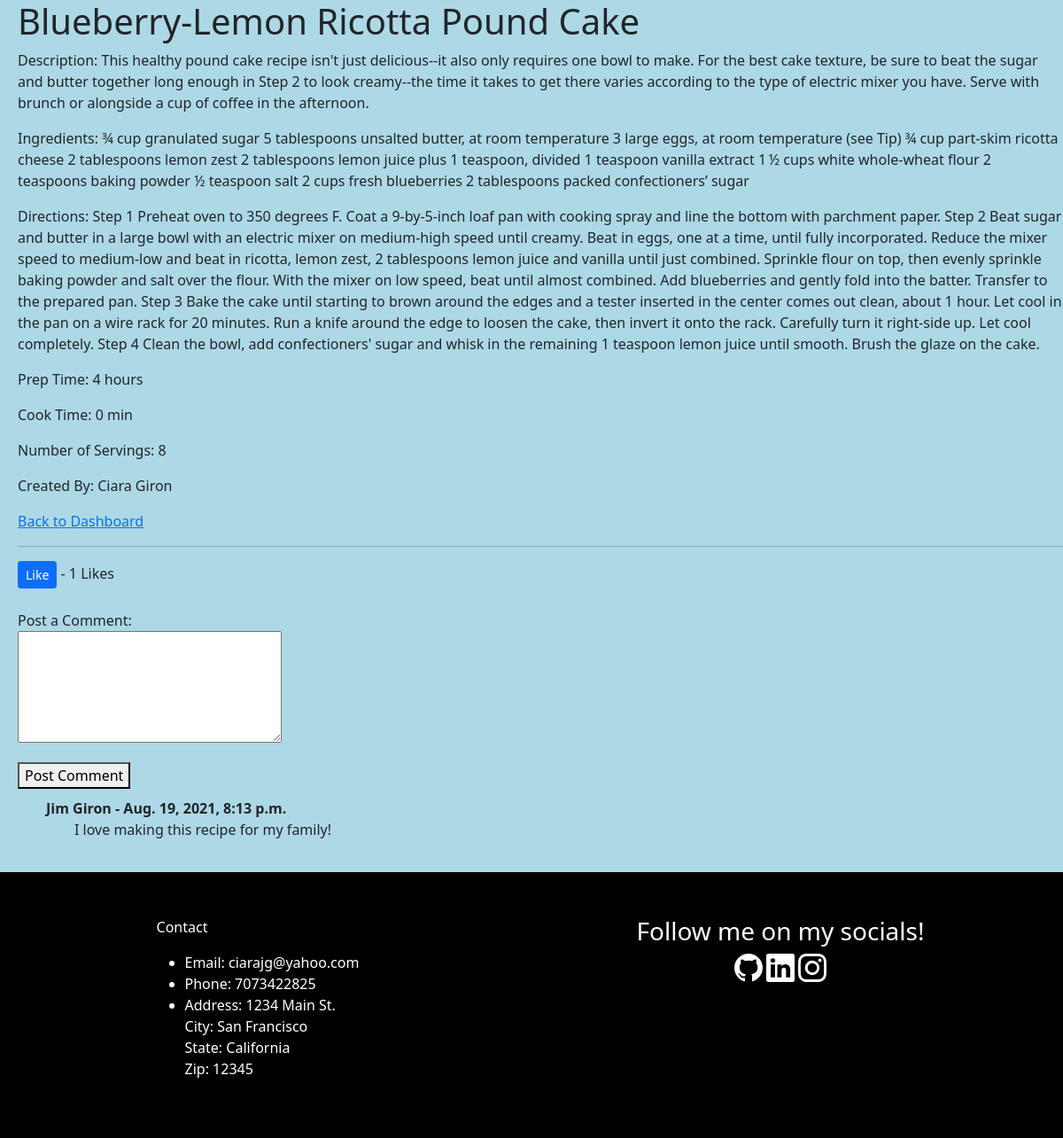
The page /recipes/11 (signed in) on the database its author committed.
### main_app/models.py (models this page shows)
class Recipe(models.Model):
    user = models.ForeignKey(User, related_name="recipes", on_delete=models.CASCADE)
    followers = models.ManyToManyField(User, related_name="recipes_followed")
    recipe_title = models.CharField(max_length=255)
    description = models.TextField()
    ingredients = models.TextField()
    directions = models.TextField()
    prep_time = models.CharField(max_length=255)
    cook_time = models.CharField(max_length=255)
    num_of_servings = models.IntegerField()
    likes = models.ManyToManyField(User, related_name="recipes_liked")
    created_at = models.DateTimeField(auto_now_add=True)
    updated_at = models.DateTimeField(auto_now=True)
    objects = RecipeManager()
    def total_likes(self):
        return self.likes.count()

class User(models.Model):
    first_name = models.CharField(max_length=255)
    last_name = models.CharField(max_length=255)
    email = models.CharField(max_length=255)
    password = models.CharField(max_length=255)
    created_at = models.DateTimeField(auto_now_add=True)
    updated_at = models.DateTimeField(auto_now=True)
    objects = UserManager()

class Comment(models.Model):
    user = models.ForeignKey(User, related_name="comments", on_delete=models.CASCADE)
    recipe = models.ForeignKey(Recipe, related_name="recipe_comments", on_delete=models.CASCADE)
    text = models.TextField()
    created_at = models.DateTimeField(auto_now_add=True)
    updated_at = models.DateTimeField(auto_now=True)
    objects = CommentManager()

### main_app/views.py (the view)
# urls.py: path('recipes/<int:recipe_id>', views.display_recipe),
def display_recipe(request, recipe_id):
    stuff = get_object_or_404(Recipe, id=recipe_id)
    total_likes = stuff.total_likes()
    context = {
        'recipe': Recipe.objects.get(id=recipe_id),
        'user': User.objects.get(id=request.session['user_id']),
        'total_likes': total_likes
    }
    return render(request, "display_recipe.html", context)

### main_app/templates/display_recipe.html (shortened to what this page needs)
<!DOCTYPE html>
<html lang="en">
<head>
    <link href="https://cdn.jsdelivr.net/npm/bootstrap@5.0.0-beta3/dist/css/bootstrap.min.css"
        rel="stylesheet"
>
    {% load static %}
    <link rel="stylesheet" href="{% static 'css/display.css' %}">
</head>
<body>
    <div id="container">
        <div id="wrapper">
            <h1>{{ recipe.recipe_title }}</h1>
            <p>
                Description: {{ recipe.description | safe }}
            </p>
            <p>
                Ingredients: {{ recipe.ingredients }}
            </p>
            <p>
                Directions: {{ recipe.directions | safe }}
            </p>
            <p>
                Prep Time: {{ recipe.prep_time }}
            </p>
            <p>
                Cook Time: {{ recipe.cook_time }}
            </p>
            <p>
                Number of Servings: {{ recipe.num_of_servings }}
            </p>
            <p>
                Created By: {{ recipe.user.first_name }} {{ recipe.user.last_name }}
            </p>
            <a href="/dashboard">Back to Dashboard</a>
            <br>
            <hr>
            <form action="{% url 'like_post' recipe.pk recipe.id %}" method="post">
                <button type="submit", name="recipe_id" value="{{ recipe.id }}", class="btn btn-primary btn-sm">Like</button> - {{ total_likes }} Likes
            </form>
            <br>
            <form id="process_comment" action="/{{ recipe.id }}/process_comment" method="post">
                <p>
                    Post a Comment: <br>
                    <textarea name="text" cols="30" rows="5"></textarea>
                </p>
                <button>Post Comment</button>
                {% for comment in recipe.recipe_comments.all %}
                    <ul id="each_comment">
                        <li><strong>{{ comment.user.first_name }} {{ comment.user.last_name }} - {{ comment.created_at }}</strong>
                            <ul id="actual_comment">
                                {% if comment.user.id == user.id %}
                                    <li>{{ comment.text }} | <a href="/{{ recipe.id }}/{{ comment.id }}/delete_comment">Delete</a></li>
                                {% else %}
                                    <li>{{ comment.text }}</li>
                                {% endif %}
                            </ul>
                        </li>
                    </ul>
                {% endfor %}
            </form>
        </div>
    {% include 'footer.html' %}
    </div>
</body>
</html>

### main_app/static/css/display.css (style rules this page uses)
#container { background-color: lightblue; }
#wrapper { border-left: solid lightblue 20px; }
#each_comment { margin-top: 10px; list-style-type: none; }
#actual_comment { list-style-type: none; }
#process_comment { padding-bottom: 20px; }

### rows shown on the page
Recipe: description "This healthy pound cake recipe isn't just delicious--it also only requires one bowl to make. For the best cake texture, be sure to beat the sugar and butter together long enough in Step 2 to look creamy--the time it takes to get there varies according to the type of electric mixer you have. Serve with brunch or alongside a cup of coffee in the afternoon.", ingredients "¾ cup granulated sugar 5 tablespoons unsalted butter, at room temperature 3 large eggs, at room temperature (see Tip) ¾ cup part-skim ricotta cheese 2 tablespoons lemon zest 2 tablespoons lemon juice plus 1 teaspoon, divided 1 teaspoon vanilla extract 1 ½ cups white whole-wheat flour 2 teaspoons baking powder ½ teaspoon salt 2 cups fresh blueberries 2 tablespoons packed confectioners’ sugar", directions "Step 1 Preheat oven to 350 degrees F. Coat a 9-by-5-inch loaf pan with cooking spray and line the bottom with parchment paper. Step 2 Beat sugar and butter in a large bowl with an electric mixer on medium-high speed until creamy. Beat in eggs, one at a time, until fully incorporated. Reduce the mixer speed to medium-low and beat in ricotta, lemon zest, 2 tablespoons lemon juice and vanilla until just combined. Sprinkle flour on top, then evenly sprinkle baking powder and salt over the flour. With the mixer on low speed, beat until almost combined. Add blueberries and gently fold into the batter. Transfer to the prepared pan. Step 3 Bake the cake until starting to brown around the edges and…", prep_time "4 hours", cook_time "0 min", num_of_servings "8", user.first_name "Ciara", user.last_name "Giron"
Comment: user.first_name "Jim", user.last_name "Giron", created_at "Aug. 19, 2021, 8:13 p.m.", text "I love making this recipe for my family!"

### other values the page prints
{{ total_likes }} "1"
